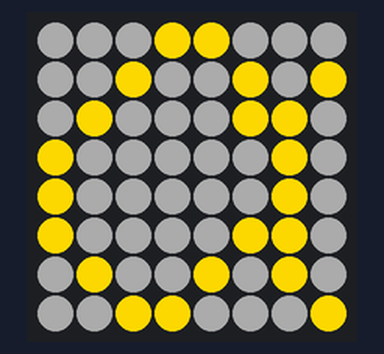
The program below on a simulated Raspberry Pi (BCM pin numbers) with a Sense HAT. Shown: the Sense HAT's 8×8 RGB LED matrix. At 0.0 s the program stops and its outputs stay as they are.

Above: at 0.1 s.

The program:

sensehatmsg.py
```python
from sense_hat import SenseHat

sense = SenseHat()

X = [50, 50, 50]
O = [255, 215, 0]

alpha = [
    X, X, X, O, O, X, X, X,
    X, X, O, X, X, O, X, O,
    X, O, X, X, X, O, O, X,
    O, X, X, X, X, X, O, X,
    O, X, X, X, X, X, O, X,
    O, X, X, X, X, O, O, X,
    X, O, X, X, O, X, O, X,
    X, X, O, O, X, X, X, O,
]

sense.set_pixels(alpha)
```
